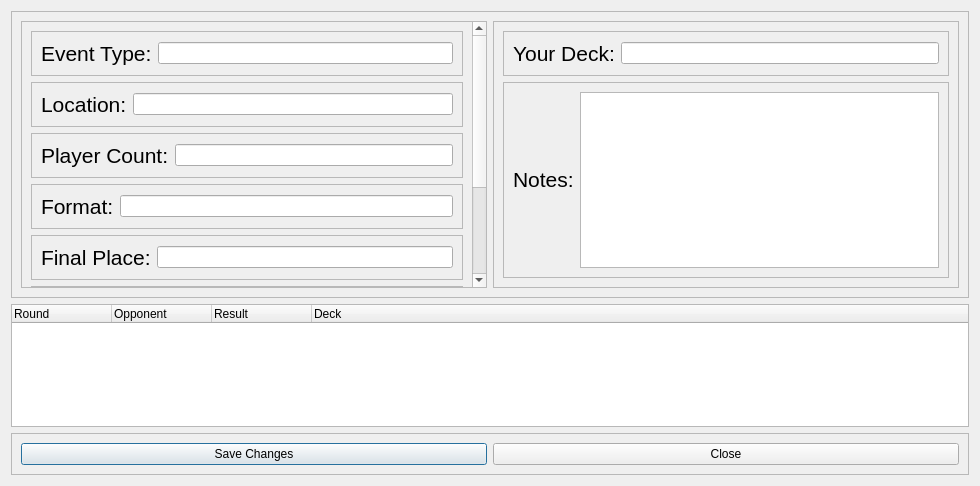
<?xml version="1.0" encoding="UTF-8"?>
<ui version="4.0">
 <class>Event</class>
 <widget class="QDialog" name="Event">
  <property name="geometry">
   <rect>
    <x>0</x>
    <y>0</y>
    <width>980</width>
    <height>486</height>
   </rect>
  </property>
  <property name="windowTitle">
   <string>Dialog</string>
  </property>
  <layout class="QVBoxLayout" name="verticalLayout">
   <item>
    <widget class="QFrame" name="frame_8">
     <property name="frameShape">
      <enum>QFrame::StyledPanel</enum>
     </property>
     <property name="frameShadow">
      <enum>QFrame::Raised</enum>
     </property>
     <layout class="QHBoxLayout" name="horizontalLayout_8">
      <item>
       <widget class="QScrollArea" name="scrollArea">
        <property name="widgetResizable">
         <bool>true</bool>
        </property>
        <widget class="QWidget" name="scrollAreaWidgetContents">
         <property name="geometry">
          <rect>
           <x>0</x>
           <y>0</y>
           <width>446</width>
           <height>445</height>
          </rect>
         </property>
         <layout class="QVBoxLayout" name="verticalLayout_2">
          <item>
           <widget class="QFrame" name="frame_2">
            <property name="frameShape">
             <enum>QFrame::StyledPanel</enum>
            </property>
            <property name="frameShadow">
             <enum>QFrame::Raised</enum>
            </property>
            <layout class="QHBoxLayout" name="horizontalLayout">
             <item>
              <widget class="QLabel" name="label_2">
               <property name="text">
                <string>&lt;html&gt;&lt;head/&gt;&lt;body&gt;&lt;p&gt;&lt;span style=&quot; font-size:16pt;&quot;&gt;Event Type:&lt;/span&gt;&lt;/p&gt;&lt;/body&gt;&lt;/html&gt;</string>
               </property>
              </widget>
             </item>
             <item>
              <widget class="QLineEdit" name="eventTypeText"/>
             </item>
            </layout>
           </widget>
          </item>
          <item>
           <widget class="QFrame" name="frame">
            <property name="frameShape">
             <enum>QFrame::StyledPanel</enum>
            </property>
            <property name="frameShadow">
             <enum>QFrame::Raised</enum>
            </property>
            <layout class="QHBoxLayout" name="horizontalLayout_2">
             <item>
              <widget class="QLabel" name="label">
               <property name="text">
                <string>&lt;html&gt;&lt;head/&gt;&lt;body&gt;&lt;p&gt;&lt;span style=&quot; font-size:16pt;&quot;&gt;Location:&lt;/span&gt;&lt;/p&gt;&lt;/body&gt;&lt;/html&gt;</string>
               </property>
              </widget>
             </item>
             <item>
              <widget class="QLineEdit" name="locationText"/>
             </item>
            </layout>
           </widget>
          </item>
          <item>
           <widget class="QFrame" name="frame_3">
            <property name="frameShape">
             <enum>QFrame::StyledPanel</enum>
            </property>
            <property name="frameShadow">
             <enum>QFrame::Raised</enum>
            </property>
            <layout class="QHBoxLayout" name="horizontalLayout_3">
             <item>
              <widget class="QLabel" name="label_3">
               <property name="text">
                <string>&lt;html&gt;&lt;head/&gt;&lt;body&gt;&lt;p&gt;&lt;span style=&quot; font-size:16pt;&quot;&gt;Player Count:&lt;/span&gt;&lt;/p&gt;&lt;/body&gt;&lt;/html&gt;</string>
               </property>
              </widget>
             </item>
             <item>
              <widget class="QLineEdit" name="playersText"/>
             </item>
            </layout>
           </widget>
          </item>
          <item>
           <widget class="QFrame" name="frame_4">
            <property name="frameShape">
             <enum>QFrame::StyledPanel</enum>
            </property>
            <property name="frameShadow">
             <enum>QFrame::Raised</enum>
            </property>
            <layout class="QHBoxLayout" name="horizontalLayout_4">
             <item>
              <widget class="QLabel" name="label_4">
               <property name="text">
                <string>&lt;html&gt;&lt;head/&gt;&lt;body&gt;&lt;p&gt;&lt;span style=&quot; font-size:16pt;&quot;&gt;Format:&lt;/span&gt;&lt;/p&gt;&lt;/body&gt;&lt;/html&gt;</string>
               </property>
              </widget>
             </item>
             <item>
              <widget class="QLineEdit" name="formatText"/>
             </item>
            </layout>
           </widget>
          </item>
          <item>
           <widget class="QFrame" name="frame_5">
            <property name="frameShape">
             <enum>QFrame::StyledPanel</enum>
            </property>
            <property name="frameShadow">
             <enum>QFrame::Raised</enum>
            </property>
            <layout class="QHBoxLayout" name="horizontalLayout_5">
             <item>
              <widget class="QLabel" name="label_5">
               <property name="text">
                <string>&lt;html&gt;&lt;head/&gt;&lt;body&gt;&lt;p&gt;&lt;span style=&quot; font-size:16pt;&quot;&gt;Final Place:&lt;/span&gt;&lt;/p&gt;&lt;/body&gt;&lt;/html&gt;</string>
               </property>
              </widget>
             </item>
             <item>
              <widget class="QLineEdit" name="placeText"/>
             </item>
            </layout>
           </widget>
          </item>
          <item>
           <widget class="QFrame" name="frame_6">
            <property name="frameShape">
             <enum>QFrame::StyledPanel</enum>
            </property>
            <property name="frameShadow">
             <enum>QFrame::Raised</enum>
            </property>
            <layout class="QHBoxLayout" name="horizontalLayout_6">
             <item>
              <widget class="QLabel" name="label_6">
               <property name="text">
                <string>&lt;html&gt;&lt;head/&gt;&lt;body&gt;&lt;p&gt;&lt;span style=&quot; font-size:16pt;&quot;&gt;Date:&lt;/span&gt;&lt;/p&gt;&lt;/body&gt;&lt;/html&gt;</string>
               </property>
              </widget>
             </item>
             <item>
              <widget class="QLineEdit" name="dateText"/>
             </item>
            </layout>
           </widget>
          </item>
          <item>
           <widget class="QFrame" name="frame_7">
            <property name="frameShape">
             <enum>QFrame::StyledPanel</enum>
            </property>
            <property name="frameShadow">
             <enum>QFrame::Raised</enum>
            </property>
            <layout class="QHBoxLayout" name="horizontalLayout_7">
             <item>
              <widget class="QLabel" name="label_7">
               <property name="text">
                <string>&lt;html&gt;&lt;head/&gt;&lt;body&gt;&lt;p&gt;&lt;span style=&quot; font-size:16pt;&quot;&gt;Match Results:&lt;/span&gt;&lt;/p&gt;&lt;/body&gt;&lt;/html&gt;</string>
               </property>
              </widget>
             </item>
             <item>
              <widget class="QTreeWidget" name="resultsTree">
               <column>
                <property name="text">
                 <string>Wins</string>
                </property>
               </column>
               <column>
                <property name="text">
                 <string>Losses</string>
                </property>
               </column>
               <column>
                <property name="text">
                 <string>Draws</string>
                </property>
               </column>
               <column>
                <property name="text">
                 <string>Total</string>
                </property>
               </column>
              </widget>
             </item>
            </layout>
           </widget>
          </item>
         </layout>
        </widget>
       </widget>
      </item>
      <item>
       <widget class="QFrame" name="frame_12">
        <property name="frameShape">
         <enum>QFrame::StyledPanel</enum>
        </property>
        <property name="frameShadow">
         <enum>QFrame::Raised</enum>
        </property>
        <layout class="QVBoxLayout" name="verticalLayout_3">
         <item>
          <widget class="QFrame" name="frame_9">
           <property name="frameShape">
            <enum>QFrame::StyledPanel</enum>
           </property>
           <property name="frameShadow">
            <enum>QFrame::Raised</enum>
           </property>
           <layout class="QHBoxLayout" name="horizontalLayout_9">
            <item>
             <widget class="QLabel" name="label_9">
              <property name="text">
               <string>&lt;html&gt;&lt;head/&gt;&lt;body&gt;&lt;p&gt;&lt;span style=&quot; font-size:16pt;&quot;&gt;Your Deck:&lt;/span&gt;&lt;/p&gt;&lt;/body&gt;&lt;/html&gt;</string>
              </property>
             </widget>
            </item>
            <item>
             <widget class="QLineEdit" name="deckText"/>
            </item>
           </layout>
          </widget>
         </item>
         <item>
          <widget class="QFrame" name="frame_10">
           <property name="frameShape">
            <enum>QFrame::StyledPanel</enum>
           </property>
           <property name="frameShadow">
            <enum>QFrame::Raised</enum>
           </property>
           <layout class="QHBoxLayout" name="horizontalLayout_10">
            <item>
             <widget class="QLabel" name="label_10">
              <property name="text">
               <string>&lt;html&gt;&lt;head/&gt;&lt;body&gt;&lt;p&gt;&lt;span style=&quot; font-size:16pt;&quot;&gt;Notes:&lt;/span&gt;&lt;/p&gt;&lt;/body&gt;&lt;/html&gt;</string>
              </property>
             </widget>
            </item>
            <item>
             <widget class="QPlainTextEdit" name="notesText">
              <property name="minimumSize">
               <size>
                <width>0</width>
                <height>59</height>
               </size>
              </property>
             </widget>
            </item>
           </layout>
          </widget>
         </item>
        </layout>
       </widget>
      </item>
     </layout>
    </widget>
   </item>
   <item>
    <widget class="QTreeWidget" name="roundTree">
     <column>
      <property name="text">
       <string>Round</string>
      </property>
     </column>
     <column>
      <property name="text">
       <string>Opponent</string>
      </property>
     </column>
     <column>
      <property name="text">
       <string>Result</string>
      </property>
     </column>
     <column>
      <property name="text">
       <string>Deck</string>
      </property>
     </column>
    </widget>
   </item>
   <item>
    <widget class="QFrame" name="frame_11">
     <property name="frameShape">
      <enum>QFrame::StyledPanel</enum>
     </property>
     <property name="frameShadow">
      <enum>QFrame::Raised</enum>
     </property>
     <layout class="QHBoxLayout" name="horizontalLayout_11">
      <item>
       <widget class="QPushButton" name="saveChangesButton">
        <property name="text">
         <string>Save Changes</string>
        </property>
       </widget>
      </item>
      <item>
       <widget class="QPushButton" name="closeButton">
        <property name="text">
         <string>Close</string>
        </property>
       </widget>
      </item>
     </layout>
    </widget>
   </item>
  </layout>
 </widget>
 <resources/>
 <connections/>
</ui>
